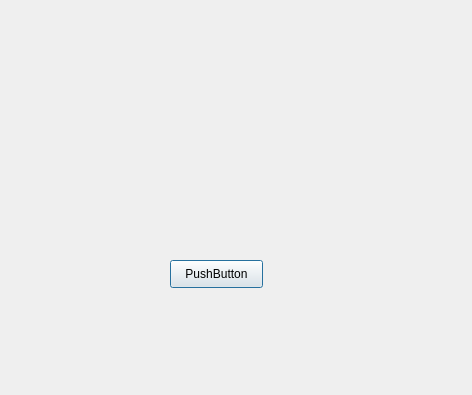
<?xml version="1.0" encoding="UTF-8"?>
<ui version="4.0">
 <class>Dialog</class>
 <widget class="QDialog" name="Dialog">
  <property name="geometry">
   <rect>
    <x>0</x>
    <y>0</y>
    <width>472</width>
    <height>395</height>
   </rect>
  </property>
  <property name="windowTitle">
   <string>Dialog</string>
  </property>
  <widget class="QPushButton" name="pushButton">
   <property name="geometry">
    <rect>
     <x>170</x>
     <y>260</y>
     <width>93</width>
     <height>28</height>
    </rect>
   </property>
   <property name="text">
    <string>PushButton</string>
   </property>
  </widget>
 </widget>
 <resources/>
 <connections/>
</ui>
